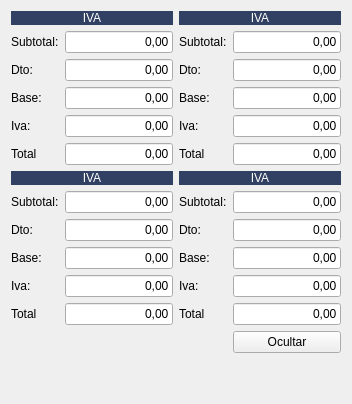
     <widget class="QWidget" name="page_9">
      <layout class="QGridLayout" name="gridLayout_18">
       <item row="9" column="0">
        <widget class="QLabel" name="label_40">
         <property name="text">
          <string>Base:</string>
         </property>
        </widget>
       </item>
       <item row="10" column="2">
        <widget class="QLabel" name="lblIva1_4">
         <property name="text">
          <string>Iva:</string>
         </property>
        </widget>
       </item>
       <item row="2" column="2">
        <widget class="QLabel" name="label_51">
         <property name="text">
          <string>Dto:</string>
         </property>
        </widget>
       </item>
       <item row="7" column="1">
        <widget class="QLineEdit" name="txtSubtotal2">
         <property name="text">
          <string>0,00</string>
         </property>
         <property name="alignment">
          <set>Qt::AlignRight|Qt::AlignTrailing|Qt::AlignVCenter</set>
         </property>
        </widget>
       </item>
       <item row="4" column="0">
        <widget class="QLabel" name="lblIva1">
         <property name="text">
          <string>Iva:</string>
         </property>
        </widget>
       </item>
       <item row="5" column="1">
        <widget class="QLineEdit" name="txtTotal1">
         <property name="text">
          <string>0,00</string>
         </property>
         <property name="alignment">
          <set>Qt::AlignRight|Qt::AlignTrailing|Qt::AlignVCenter</set>
         </property>
        </widget>
       </item>
       <item row="9" column="1">
        <widget class="QLineEdit" name="txtBase2">
         <property name="text">
          <string>0,00</string>
         </property>
         <property name="alignment">
          <set>Qt::AlignRight|Qt::AlignTrailing|Qt::AlignVCenter</set>
         </property>
        </widget>
       </item>
       <item row="6" column="0" colspan="2">
        <widget class="QLabel" name="lbldesglose2">
         <property name="maximumSize">
          <size>
           <width>16777215</width>
           <height>27</height>
          </size>
         </property>
         <property name="styleSheet">
          <string notr="true">background-color: #304163;
color: rgb(255, 255, 255);</string>
         </property>
         <property name="text">
          <string>IVA</string>
         </property>
         <property name="alignment">
          <set>Qt::AlignCenter</set>
         </property>
        </widget>
       </item>
       <item row="1" column="1">
        <widget class="QLineEdit" name="txtSubtotal1">
         <property name="text">
          <string>0,00</string>
         </property>
         <property name="alignment">
          <set>Qt::AlignRight|Qt::AlignTrailing|Qt::AlignVCenter</set>
         </property>
        </widget>
       </item>
       <item row="1" column="3">
        <widget class="QLineEdit" name="txtSubtotal3">
         <property name="text">
          <string>0,00</string>
         </property>
         <property name="alignment">
          <set>Qt::AlignRight|Qt::AlignTrailing|Qt::AlignVCenter</set>
         </property>
        </widget>
       </item>
       <item row="3" column="3">
        <widget class="QLineEdit" name="txtBase3">
         <property name="text">
          <string>0,00</string>
         </property>
         <property name="alignment">
          <set>Qt::AlignRight|Qt::AlignTrailing|Qt::AlignVCenter</set>
         </property>
        </widget>
       </item>
       <item row="11" column="0">
        <widget class="QLabel" name="label_48">
         <property name="text">
          <string>Total</string>
         </property>
        </widget>
       </item>
       <item row="2" column="1">
        <widget class="QLineEdit" name="txtDto1">
         <property name="text">
          <string>0,00</string>
         </property>
         <property name="alignment">
          <set>Qt::AlignRight|Qt::AlignTrailing|Qt::AlignVCenter</set>
         </property>
        </widget>
       </item>
       <item row="4" column="3">
        <widget class="QLineEdit" name="txtIva3">
         <property name="text">
          <string>0,00</string>
         </property>
         <property name="alignment">
          <set>Qt::AlignRight|Qt::AlignTrailing|Qt::AlignVCenter</set>
         </property>
        </widget>
       </item>
       <item row="5" column="0">
        <widget class="QLabel" name="label_49">
         <property name="text">
          <string>Total</string>
         </property>
        </widget>
       </item>
       <item row="5" column="2">
        <widget class="QLabel" name="label_43">
         <property name="text">
          <string>Total</string>
         </property>
        </widget>
       </item>
       <item row="7" column="2">
        <widget class="QLabel" name="label_38">
         <property name="text">
          <string>Subtotal:</string>
         </property>
        </widget>
       </item>
       <item row="9" column="2">
        <widget class="QLabel" name="label_45">
         <property name="text">
          <string>Base:</string>
         </property>
        </widget>
       </item>
       <item row="0" column="0" colspan="2">
        <widget class="QLabel" name="lbldesglose1">
         <property name="maximumSize">
          <size>
           <width>16777215</width>
           <height>27</height>
          </size>
         </property>
         <property name="styleSheet">
          <string notr="true">background-color: #304163;
color: rgb(255, 255, 255);</string>
         </property>
         <property name="text">
          <string>IVA</string>
         </property>
         <property name="alignment">
          <set>Qt::AlignCenter</set>
         </property>
        </widget>
       </item>
       <item row="4" column="1">
        <widget class="QLineEdit" name="txtIva1">
         <property name="text">
          <string>0,00</string>
         </property>
         <property name="alignment">
          <set>Qt::AlignRight|Qt::AlignTrailing|Qt::AlignVCenter</set>
         </property>
        </widget>
       </item>
       <item row="0" column="2" colspan="2">
        <widget class="QLabel" name="lbldesglose3">
         <property name="maximumSize">
          <size>
           <width>16777215</width>
           <height>27</height>
          </size>
         </property>
         <property name="styleSheet">
          <string notr="true">background-color: #304163;
color: rgb(255, 255, 255);</string>
         </property>
         <property name="text">
          <string>IVA</string>
         </property>
         <property name="alignment">
          <set>Qt::AlignCenter</set>
         </property>
        </widget>
       </item>
       <item row="6" column="2" colspan="2">
        <widget class="QLabel" name="lbldesglose4">
         <property name="maximumSize">
          <size>
           <width>16777215</width>
           <height>27</height>
          </size>
         </property>
         <property name="styleSheet">
          <string notr="true">background-color: #304163;
color: rgb(255, 255, 255);</string>
         </property>
         <property name="text">
          <string>IVA</string>
         </property>
         <property name="alignment">
          <set>Qt::AlignCenter</set>
         </property>
        </widget>
       </item>
       <item row="10" column="1">
        <widget class="QLineEdit" name="txtIva2">
         <property name="text">
          <string>0,00</string>
         </property>
         <property name="alignment">
          <set>Qt::AlignRight|Qt::AlignTrailing|Qt::AlignVCenter</set>
         </property>
        </widget>
       </item>
       <item row="1" column="0">
        <widget class="QLabel" name="label_46">
         <property name="text">
          <string>Subtotal:</string>
         </property>
        </widget>
       </item>
       <item row="9" column="3">
        <widget class="QLineEdit" name="txtBase4">
         <property name="text">
          <string>0,00</string>
         </property>
         <property name="alignment">
          <set>Qt::AlignRight|Qt::AlignTrailing|Qt::AlignVCenter</set>
         </property>
        </widget>
       </item>
       <item row="3" column="2">
        <widget class="QLabel" name="label_44">
         <property name="text">
          <string>Base:</string>
         </property>
        </widget>
       </item>
       <item row="2" column="0">
        <widget class="QLabel" name="label_42">
         <property name="text">
          <string>Dto:</string>
         </property>
        </widget>
       </item>
       <item row="7" column="3">
        <widget class="QLineEdit" name="txtSubtotal4">
         <property name="text">
          <string>0,00</string>
         </property>
         <property name="alignment">
          <set>Qt::AlignRight|Qt::AlignTrailing|Qt::AlignVCenter</set>
         </property>
        </widget>
       </item>
       <item row="5" column="3">
        <widget class="QLineEdit" name="txtTotal3">
         <property name="text">
          <string>0,00</string>
         </property>
         <property name="alignment">
          <set>Qt::AlignRight|Qt::AlignTrailing|Qt::AlignVCenter</set>
         </property>
        </widget>
       </item>
       <item row="11" column="3">
        <widget class="QLineEdit" name="txtTotal4">
         <property name="text">
          <string>0,00</string>
         </property>
         <property name="alignment">
          <set>Qt::AlignRight|Qt::AlignTrailing|Qt::AlignVCenter</set>
         </property>
        </widget>
       </item>
       <item row="8" column="3">
        <widget class="QLineEdit" name="txtDto4">
         <property name="text">
          <string>0,00</string>
         </property>
         <property name="alignment">
          <set>Qt::AlignRight|Qt::AlignTrailing|Qt::AlignVCenter</set>
         </property>
        </widget>
       </item>
       <item row="11" column="1">
        <widget class="QLineEdit" name="txtTotal2">
         <property name="text">
          <string>0,00</string>
         </property>
         <property name="alignment">
          <set>Qt::AlignRight|Qt::AlignTrailing|Qt::AlignVCenter</set>
         </property>
        </widget>
       </item>
       <item row="10" column="3">
        <widget class="QLineEdit" name="txtIva4">
         <property name="text">
          <string>0,00</string>
         </property>
         <property name="alignment">
          <set>Qt::AlignRight|Qt::AlignTrailing|Qt::AlignVCenter</set>
         </property>
        </widget>
       </item>
       <item row="8" column="0">
        <widget class="QLabel" name="label_41">
         <property name="text">
          <string>Dto:</string>
         </property>
        </widget>
       </item>
       <item row="7" column="0">
        <widget class="QLabel" name="label_53">
         <property name="text">
          <string>Subtotal:</string>
         </property>
        </widget>
       </item>
       <item row="8" column="1">
        <widget class="QLineEdit" name="txtDto2">
         <property name="text">
          <string>0,00</string>
         </property>
         <property name="alignment">
          <set>Qt::AlignRight|Qt::AlignTrailing|Qt::AlignVCenter</set>
         </property>
        </widget>
       </item>
       <item row="4" column="2">
        <widget class="QLabel" name="lblIva1_3">
         <property name="text">
          <string>Iva:</string>
         </property>
        </widget>
       </item>
       <item row="3" column="1">
        <widget class="QLineEdit" name="txtBase1">
         <property name="text">
          <string>0,00</string>
         </property>
         <property name="alignment">
          <set>Qt::AlignRight|Qt::AlignTrailing|Qt::AlignVCenter</set>
         </property>
        </widget>
       </item>
       <item row="3" column="0">
        <widget class="QLabel" name="label_39">
         <property name="text">
          <string>Base:</string>
         </property>
        </widget>
       </item>
       <item row="8" column="2">
        <widget class="QLabel" name="label_50">
         <property name="text">
          <string>Dto:</string>
         </property>
        </widget>
       </item>
       <item row="13" column="1">
        <spacer name="verticalSpacer_5">
         <property name="orientation">
          <enum>Qt::Vertical</enum>
         </property>
         <property name="sizeHint" stdset="0">
          <size>
           <width>20</width>
           <height>40</height>
          </size>
         </property>
        </spacer>
       </item>
       <item row="1" column="2">
        <widget class="QLabel" name="label_52">
         <property name="text">
          <string>Subtotal:</string>
         </property>
        </widget>
       </item>
       <item row="11" column="2">
        <widget class="QLabel" name="label_47">
         <property name="text">
          <string>Total</string>
         </property>
        </widget>
       </item>
       <item row="2" column="3">
        <widget class="QLineEdit" name="txtDto3">
         <property name="text">
          <string>0,00</string>
         </property>
         <property name="alignment">
          <set>Qt::AlignRight|Qt::AlignTrailing|Qt::AlignVCenter</set>
         </property>
        </widget>
       </item>
       <item row="10" column="0">
        <widget class="QLabel" name="lblIva1_2">
         <property name="text">
          <string>Iva:</string>
         </property>
        </widget>
       </item>
       <item row="12" column="3">
        <widget class="QPushButton" name="btnOcultar">
         <property name="text">
          <string>Ocultar</string>
         </property>
        </widget>
       </item>
      </layout>
     </widget>
